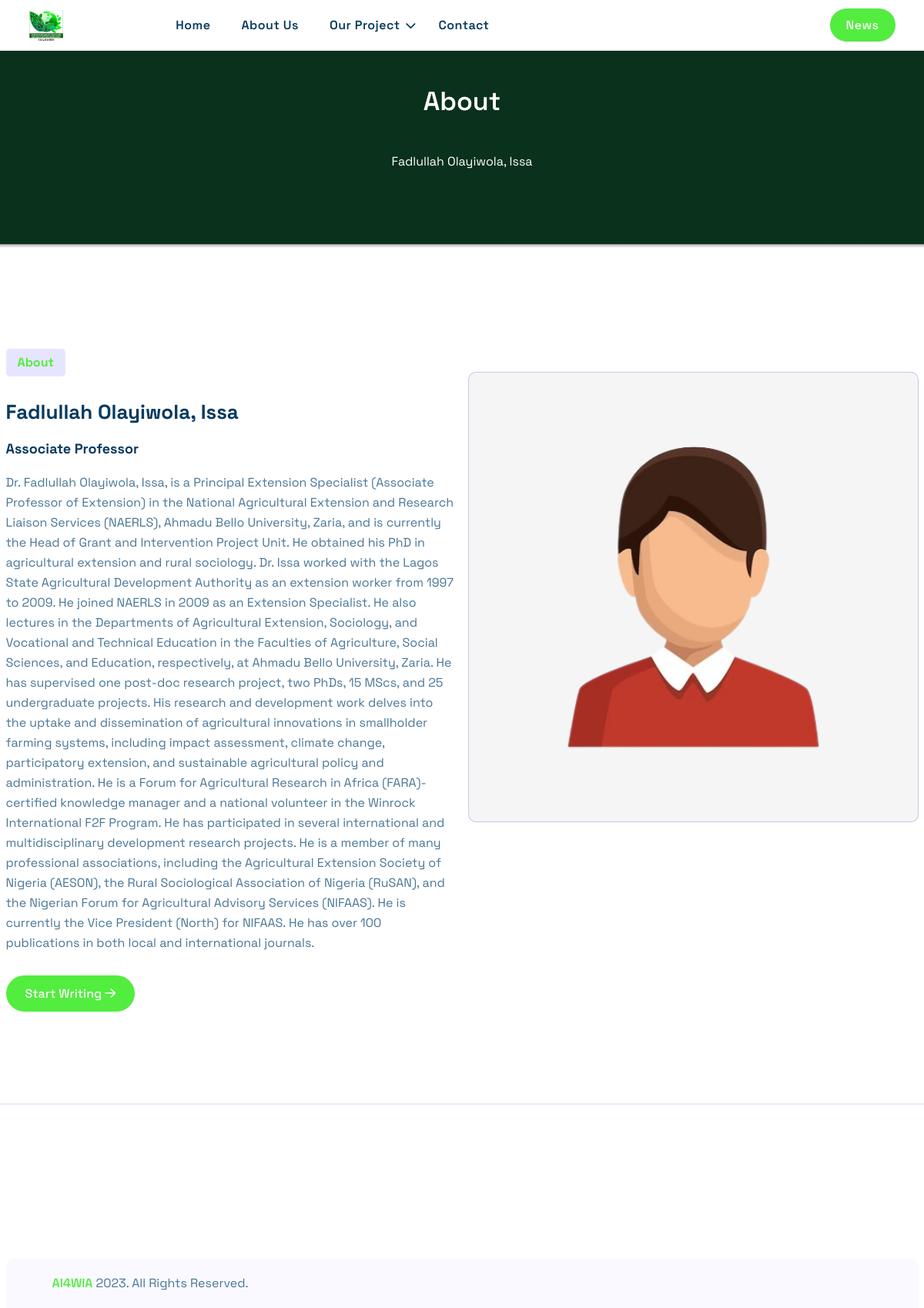
Page /team_details.php?id=5 on the committed database.
### tables this page shows
CREATE TABLE `teams` (
  `id` int NOT NULL,
  `name` varchar(200) DEFAULT NULL,
  `position` varchar(200) DEFAULT NULL,
  `bio` mediumtext,
  `image` varchar(1000) DEFAULT NULL,
  `ceated_at` timestamp NOT NULL DEFAULT CURRENT_TIMESTAMP,
  `updated_at` timestamp NOT NULL DEFAULT CURRENT_TIMESTAMP
);

### team_details.php (the view, shortened to what this page needs)
<?php
include 'config/database.php';
$id = $_GET['id'];
$teams = mysqli_query($connect, "SELECT * FROM teams WHERE id = '$id' ");
$team_row = mysqli_fetch_array($teams);
?>
<!DOCTYPE html>
<html lang="en">
<head>
    <link rel="stylesheet preload" href="assets/css/plugins/fontawesome-6.css" as="style">
    <link rel="stylesheet preload" href="assets/css/plugins/unicons.css" as="style">
    <link rel="stylesheet preload" href="assets/css/plugins/swiper.min.css" as="style">
    <link rel="stylesheet preload" href="assets/css/vendor/magnific-popup.css" as="style">
    <link rel="stylesheet preload" href="assets/css/vendor/metismenu.css" as="style">
    <link rel="stylesheet preload" href="assets/css/vendor/bootstrap.min.css" as="style">
    <link rel="stylesheet preload" href="assets/css/style.css" as="style">
</head>
<body class="inner-page">
    <?php
    include 'layout/menu.php';
    ?>
    <div class="rts-bread-crumb-area bg_image">
        <div class="container">
            <div class="row">
                <div class="col-lg-12">
                    <div class="breadcrumb-inne">
                        <div class="title-area">
                            <h1 class="bread-title">About</h1>
                            <div class="inner-wrapper">
                                <span> <?php echo $team_row['name']; ?> </span>
                            </div>
                        </div>
                    </div>
                </div>
            </div>
        </div>
    </div>
    <div class="use-case-details-area rts-section-gapTop">
        <div class="container section-seperatorBottom rts-section-gapBottom">
            <div class="row">
                <div class="col-lg-6">
                    <div class="title-left-area">
                        <span class="pre-title-bg">About</span>
                        <h4 class="title">
                        <?php echo $team_row['name']; ?>
                        </h4><h6><?php echo $team_row['position']; ?></h6>
                        <p class="disc">
                        <?php echo $team_row['bio']; ?>
                        </p>
                        <a href="#" class="rts-btn btn-primary">Start Writing <i class="fa-regular fa-arrow-right"></i></a>
                    </div>
                </div>
                <div class="col-lg-6 mt_md--50 mt_sm--50 ">
                    <div class="thumbnail-case-top mt-5">
                        <?php  if($team_row['image'] == null) {
                            echo '<img src="assets/images/team/placeholder.png" alt="team">';
                           }else{
                            $image = $team_row['image'];
                            echo '<img src="assets/images/team/'.$image.'" alt="team">';
                           } ?>
                    </div>
                </div>
            </div>
        </div>
    </div>
    <?php
    include 'layout/footer.php';
    ?>
</body>
</html>

### rows in the picture
teams: name "Fadlullah Olayiwola, Issa", position "Associate Professor", bio "Dr. Fadlullah Olayiwola, Issa, is a Principal Extension Specialist (Associate Professor of Extension) in the National Agricultural Extension and Research Liaison Services (NAERLS), Ahmadu Bello University, Zaria, and is currently the Head of Grant and Intervention Project Unit. He obtained his PhD in agricultural extension and rural sociology. Dr. Issa worked with the Lagos State Agricultural Development Authority as an extension worker from 1997 to 2009. He joined NAERLS in 2009 as an Extension Specialist. He also lectures in the Departments of Agricultural Extension, Sociology, and Vocational and Technical Education in the Faculties of Agriculture, Social Sciences, and Education,…"
